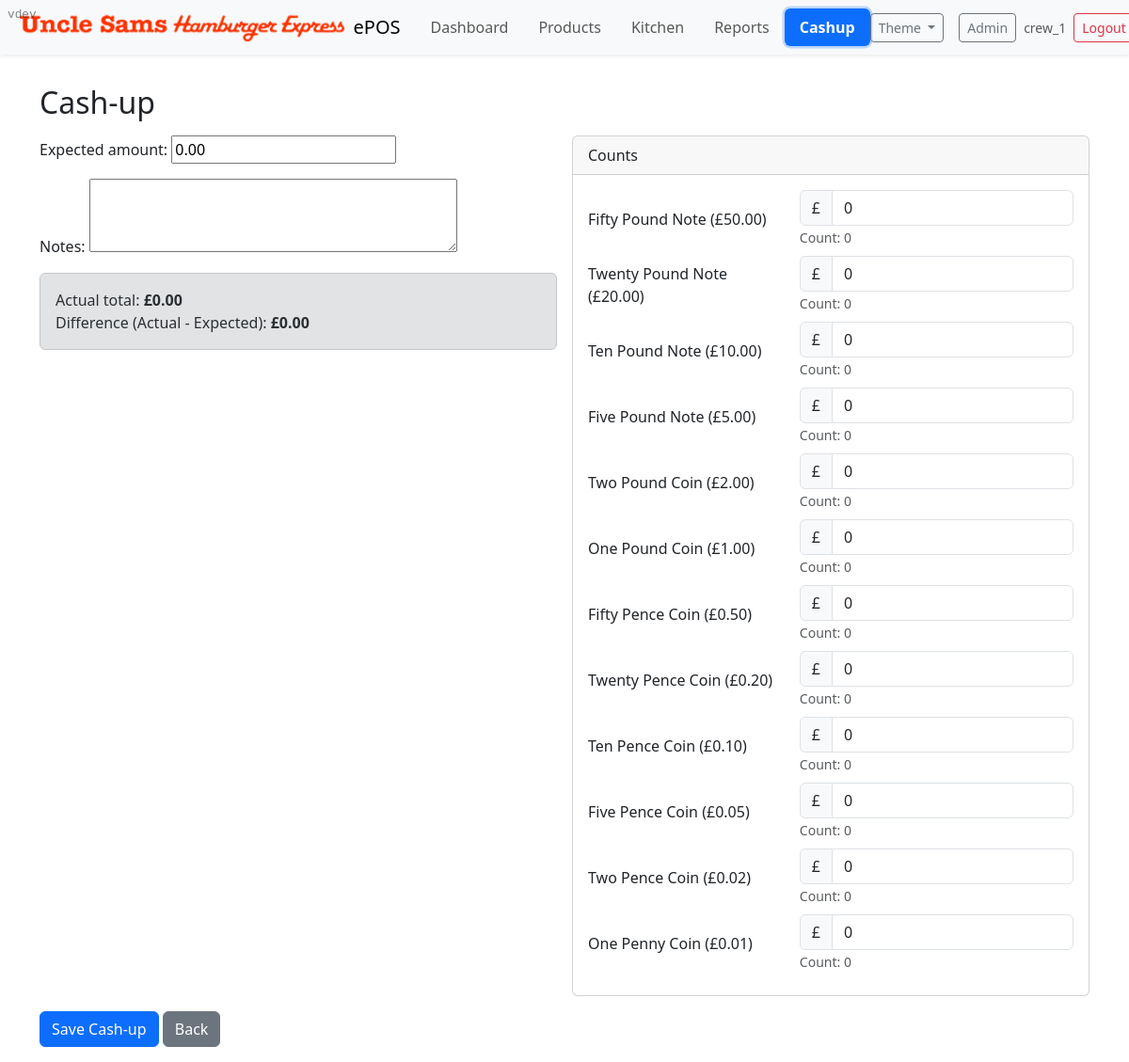
Page /cashup/do/ (signed in) on the committed database.
### cashup/models.py (models this page shows, shortened)
class Denomination(models.Model):
    name = models.CharField(max_length=50, help_text="Name of the denomination (e.g., 'Five Pound Note')")
    value = models.DecimalField(max_digits=6, decimal_places=2, help_text="Monetary value of the denomination (e.g., 5.00)")
    created_at = models.DateTimeField(default=timezone.now)
    updated_at = models.DateTimeField(auto_now=True)
    class Meta:
        ordering = ['name', 'value']

### cashup/views.py (the view)
# urls.py: path('do/', views.do_cashup, name='do'),
@login_required
@transaction.atomic
def do_cashup(request):
    if request.user.groups.exists() and not _has_group(request.user, 'Cashier'):
        messages.error(request, 'You do not have permission to do cash-up.')
        return redirect('cashup:index')
    shift = Shift.objects.filter(user=request.user, is_closed=False).order_by('-start_time').first()
    if not shift:
        messages.error(request, 'No active shift. Start a shift first.')
        return redirect('cashup:index')
    denoms = Denomination.objects.order_by('-value')
    if request.method == 'POST':
        form = CashUpMainForm(request.POST)
        counts = {}
        total_actual = Decimal('0.00')
        for d in denoms:
            key = f'denom_{d.pk}'
            try:
                c = int(request.POST.get(key,'0') or '0')
            except ValueError:
                c = 0
            c = max(0, c)
            counts[d] = c
            total_actual += (d.value * c)
        if form.is_valid():
            expected = form.cleaned_data['expected_amount']
            notes = form.cleaned_data.get('notes','')
            cashup = CashUp.objects.filter(shift=shift).first()
            if not cashup:
                cashup = CashUp.objects.create(shift=shift, expected_amount=expected, actual_amount=total_actual, difference=(total_actual-expected), notes=notes)
            else:
                cashup.expected_amount = expected
                cashup.actual_amount = total_actual
                cashup.difference = (total_actual-expected)
                cashup.notes = notes
                cashup.save()
            CashUpEntry.objects.filter(cashup=cashup).delete()
            bulk = [CashUpEntry(cashup=cashup, denomination=d, count=counts[d]) for d in denoms if counts[d] > 0]
            if bulk:
                CashUpEntry.objects.bulk_create(bulk)
            messages.success(request, 'Cash-up saved.')
            return redirect('cashup:index')
    else:
        form = CashUpMainForm(initial={ 'expected_amount': Decimal('0.00') })
    return render(request, 'cashup/do_cashup.html', { 'form': form, 'denoms': denoms })

### cashup/forms.py
class CashUpMainForm(forms.Form):
    expected_amount = forms.DecimalField(max_digits=10, decimal_places=2, min_value=Decimal('0.00'), label="Expected amount")
    notes = forms.CharField(required=False, widget=forms.Textarea(attrs={'rows':3}), label="Notes")

### epos/context_processors.py (called while the page is built)
def app_version(request):
    return {
        'APP_VERSION': getattr(settings, 'APP_VERSION', 'dev')
    }

### cashup/templates/cashup/do_cashup.html (shortened to what this page needs)
{% extends 'manage_orders/index.html' %}
{% block content %}
<div class="container py-3">
  <h2>Cash-up</h2>
  <form method="post" class="mt-3">{% csrf_token %}
    <div class="row g-3">
      <div class="col-md-6">
        <div class="mb-3">{{ form.expected_amount.label_tag }} {{ form.expected_amount }}</div>
        <div class="mb-3">{{ form.notes.label_tag }} {{ form.notes }}</div>
        <div class="alert alert-secondary" id="calc-panel">
          <div>Actual total: <strong id="actual-total">£0.00</strong></div>
          <div>Difference (Actual - Expected): <strong id="diff-total">£0.00</strong></div>
        </div>
      </div>
      <div class="col-md-6">
        <div class="card">
          <div class="card-header">Counts</div>
          <div class="card-body">
            {% for d in denoms %}
              <div class="row align-items-center mb-2">
                <div class="col">{{ d.name }} (£{{ d.value }})</div>
                <div class="col-auto">
                  <div class="input-group">
                    <span class="input-group-text">£</span>
                    <input type="number" step="0.01" class="form-control denom-amount-input" min="0" value="0"
                      id="denom_amount_{{ d.pk }}"
                      data-value="{{ d.value }}"
                      data-value-pence="{{ d.value|floatformat:2|cut:'.' }}"
                      aria-describedby="denom_help_{{ d.pk }}">
                  </div>
                  <small id="denom_help_{{ d.pk }}" class="text-muted">Count: <span class="denom-count" data-denom="{{ d.pk }}">0</span></small>
                </div>
              </div>
            {% empty %}
              <div class="text-muted">No denominations defined.</div>
            {% endfor %}
          </div>
        </div>
      </div>
    </div>
    <div class="mt-3">
      <button class="btn btn-primary">Save Cash-up</button>
      <a class="btn btn-secondary" href="{% url 'cashup:index' %}">Back</a>
    </div>
  </form>
</div>
{% endblock %}

### manage_orders/templates/manage_orders/navbar.html (shortened to what this page needs)
{% load static %}
<nav class="navbar navbar-expand-lg bg-body-tertiary mb-3 shadow-sm">
  <div class="container-fluid">
    <a class="navbar-brand d-flex align-items-center" href="/">
      <img src="{% static 'img/ushe-2.png' %}" alt="Logo" style="height:32px;width:auto;" class="me-2">
      <span>ePOS</span>
    </a>
    <div class="collapse navbar-collapse" id="navbarNav">
  <ul class="navbar-nav me-auto">
        <li class="nav-item">
          <a class="nav-link rounded px-3 py-2 {% if '/manage_orders/dashboard' in request.path %}nav-active{% endif %}" href="/manage_orders/dashboard/">Dashboard</a>
        </li>
        <li class="nav-item">
          <a class="nav-link rounded px-3 py-2 {% if '/manage_orders/app_prod_order' in request.path %}nav-active{% endif %}" href="/manage_orders/app_prod_order/">Products</a>
        </li>
        <li class="nav-item">
          <a class="nav-link rounded px-3 py-2 {% if '/manage_orders/kitchen' in request.path %}nav-active{% endif %}" href="/manage_orders/kitchen/">Kitchen</a>
        </li>
        <li class="nav-item">
          <a class="nav-link rounded px-3 py-2 {% if '/manage_orders/reports' in request.path %}nav-active{% endif %}" href="/manage_orders/reports/">Reports</a>
        </li>
        <li class="nav-item">
          <a class="nav-link rounded px-3 py-2 {% if '/cashup/' in request.path %}nav-active{% endif %}" href="/cashup/">Cashup</a>
        </li>
      </ul>
      <div class="d-flex gap-2 align-items-center">
        <div class="dropdown me-2">
          <button class="btn btn-sm btn-outline-secondary dropdown-toggle" type="button" id="themeDropdown" data-bs-toggle="dropdown" aria-expanded="false">
            Theme
          </button>
        </div>
        <a href="/admin/" class="btn btn-sm btn-outline-secondary" target="_blank">Admin</a>
        {% if request.user.is_authenticated %}
          <div class="d-flex align-items-center gap-2">
            <span class="text-muted small d-none d-md-inline">{{ request.user.username }}</span>
            <form method="post" action="{% url 'cashup:logout' %}" class="m-0 p-0">
              <button type="submit" class="btn btn-sm btn-outline-danger">Logout</button>
            </form>
          </div>
        {% else %}
          <a href="{% url 'cashup:crew_login' %}" class="btn btn-sm btn-primary">Login</a>
        {% endif %}
      </div>
    </div>
  </div>
</nav>

### manage_orders/templates/manage_orders/navbar.html (style rules this page uses)
.navbar .nav-link.nav-active { background: var(--bs-primary); color:#fff !important; font-weight:600; box-shadow:0 0 0 .15rem rgba(var(--bs-primary-rgb), .25); }

### rows in the picture
Denomination: name "Fifty Pound Note", value "50.00"
Denomination: name "Twenty Pound Note", value "20.00"
Denomination: name "Ten Pound Note", value "10.00"
Denomination: name "Five Pound Note", value "5.00"
Denomination: name "Two Pound Coin", value "2.00"
Denomination: name "One Pound Coin", value "1.00"
Denomination: name "Fifty Pence Coin", value "0.50"
Denomination: name "Twenty Pence Coin", value "0.20"
Denomination: name "Ten Pence Coin", value "0.10"
Denomination: name "Five Pence Coin", value "0.05"
Denomination: name "Two Pence Coin", value "0.02"
Denomination: name "One Penny Coin", value "0.01"

### other values in the picture
{{ request.user.username }} "crew_1"
